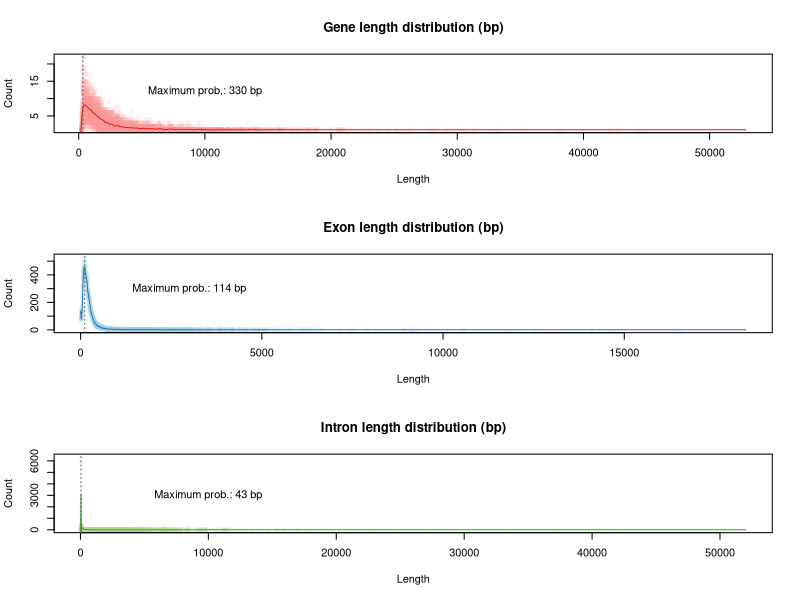
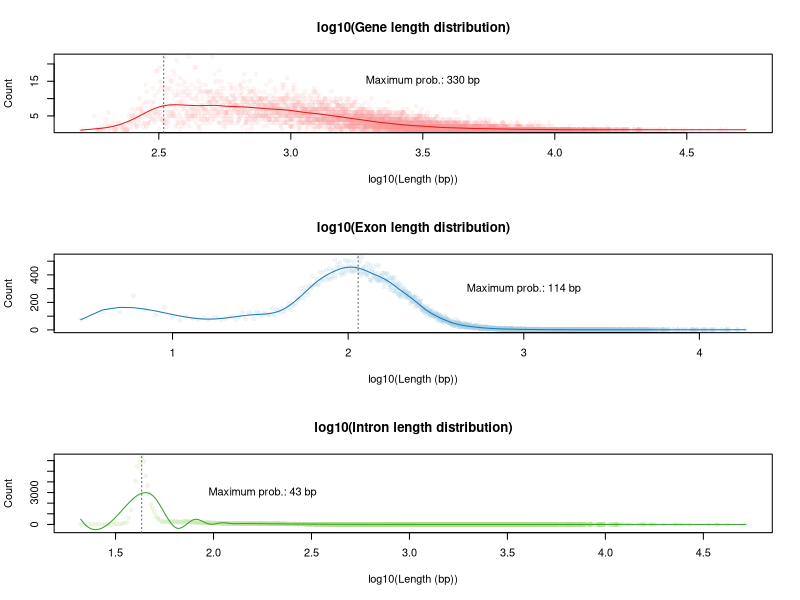

R code for these plots, in order:
#!/bin/Rscript

library(splines)

lengths_genes <- read.delim('length_genes.tsv', header=T, stringsAsFactors = F)
lengths_exons <- read.delim('length_exons.tsv', header=T, stringsAsFactors = F)
lengths_introns <- read.delim('length_introns.tsv', header=T, stringsAsFactors = F)

lengths_genes[,1] <- as.numeric(lengths_genes[,1])
lengths_genes[,2] <- as.numeric(lengths_genes[,2])
lengths_exons[,1] <- as.numeric(lengths_exons[,1])
lengths_exons[,2] <- as.numeric(lengths_exons[,2])
lengths_introns[,1] <- as.numeric(lengths_introns[,1])
lengths_introns[,2] <- as.numeric(lengths_introns[,2])

lengths_genes$probability <- as.numeric(sapply(lengths_genes$distribution, function(x) unname(unlist(strsplit(unlist(strsplit(x, '='))[2], ','))[1]) ))
lengths_exons$probability <- as.numeric(sapply(lengths_exons$distribution, function(x) unname(unlist(strsplit(unlist(strsplit(x, '='))[2], ','))[1]) ))
lengths_introns$probability <- as.numeric(sapply(lengths_introns$distribution, function(x) unname(unlist(strsplit(unlist(strsplit(x, '='))[2], ','))[1]) ))

maxprob_gene <- lengths_genes[which.max(lengths_genes$probability),1]
maxprob_exon <- lengths_exons[which.max(lengths_exons$probability),1]
maxprob_intron <- lengths_introns[which.max(lengths_introns$probability),1]

pdf('transcriptome_properties.pdf')
par(mfrow=c(3,1))

plot(lengths_genes$length~lengths_genes$gene, type='p', col=adjustcolor('#fb9a99', 0.1), pch=16, ylab='Count', xlab='Length', main='Gene length distribution (bp)')
lines( smooth.spline(lengths_genes$length~lengths_genes$gene), col='#e41a1c')
abline(v=maxprob_gene, col='#595959', lty=3)
text(x=10000, y=12, labels=paste("Maximum prob.:", maxprob_gene, 'bp'))

plot(lengths_exons$length~lengths_exons$exon, type='p', col=adjustcolor('#a6cee3', 0.1), pch=16,  ylab='Count', xlab='Length', main='Exon length distribution (bp)')
lines( smooth.spline(lengths_exons$length~lengths_exons$exon), col='#1f78b4')
abline(v=maxprob_exon, col='#595959', lty=3)
text(x=3000, y=300, labels=paste("Maximum prob.:", maxprob_exon, 'bp'))

plot(lengths_introns$length~lengths_introns$intron, type='p', col=adjustcolor('#b2df8a', 0.1), pch=16,  ylab='Count', xlab='Length', main='Intron length distribution (bp)')
lines( smooth.spline(lengths_introns$length~lengths_introns$intron), col='#33a02c')
abline(v=maxprob_intron, col='#595959', lty=3)
text(x=10000, y=3000, labels=paste("Maximum prob.:", maxprob_intron, 'bp'))

plot( lengths_genes$length~log10(lengths_genes$gene), type='p', col=adjustcolor('#fb9a99', 0.1), pch=16, ylab='Count', xlab='log10(Length (bp))', main='log10(Gene length distribution)')
lines( smooth.spline( lengths_genes$length~log10(lengths_genes$gene)), col='#e41a1c')
abline(v=log10(maxprob_gene), col='#595959', lty=3)
text(x=3.5, y=15, labels=paste("Maximum prob.:", maxprob_gene, 'bp'))

plot(lengths_exons$length~log10(lengths_exons$exon), type='p', col=adjustcolor('#a6cee3', 0.2), pch=16,  ylab='Count', xlab='log10(Length (bp))', main='log10(Exon length distribution)')
lines( smooth.spline(lengths_exons$length~log10(lengths_exons$exon)), col='#1f78b4')
abline(v=log10(maxprob_exon), col='#595959', lty=3)
text(x=3, y=300, labels=paste("Maximum prob.:", maxprob_exon, 'bp'))

plot(lengths_introns$length~log10(lengths_introns$intron), type='p', col=adjustcolor('#b2df8a', 0.2), pch=16,  ylab='Count', xlab='log10(Length (bp))', main='log10(Intron length distribution)', ylim=c(-500,6335))
lines( smooth.spline(lengths_introns$length~log10(lengths_introns$intron)), col='#33a02c')
abline(v=log10(maxprob_intron), col='#595959', lty=3)
text(x=2.25, y=3000, labels=paste("Maximum prob.:", maxprob_intron, 'bp'))


dev.off()
